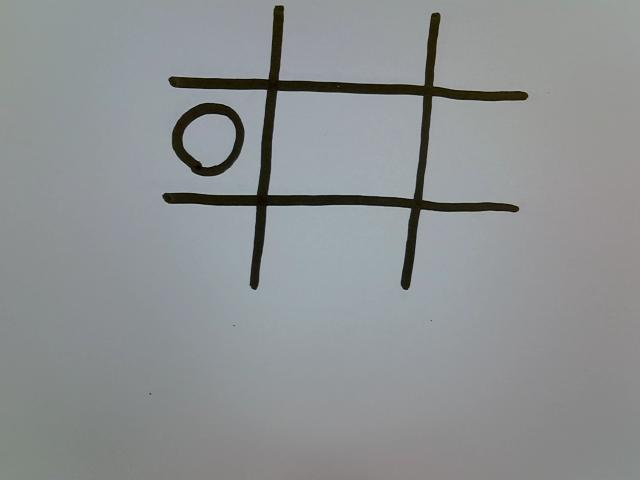
%> input picture testing_new_process/A2_testing11.jpg, 640 x 480 px
$ octave --eval "result = A2_imageProcess('A2_testing11.jpg');"   (GNU Octave 9; MATLAB toolbox functions it lacks are replaced by stand-ins)
%> lines starting %> are read from the running program, lines starting %| are printed output that depends on the picture; in (x1, y1, x2, y2) boxes, pixels count from 0 and x2, y2 are one past the last pixel; in counts of white or black regions, pixels touching at a corner belong together; the program's own positions count from 1
function finalImg = A2_imageProcess(imagePath)
%> called with imagePath = 'A2_testing11.jpg'
    % Read the image
    img = imread(imagePath);
%> img is the input picture: size 480x640x3 uint8; mean R, G, B 141.6, 145, 146.5

    % Step 1: Convert to grayscale
    grayImg = rgb2gray(img);

    % Step 2: Apply thresholding to isolate dark lines
    threshold = 0.32; % Adjust this value as needed
    bwImg = imbinarize(grayImg, threshold);
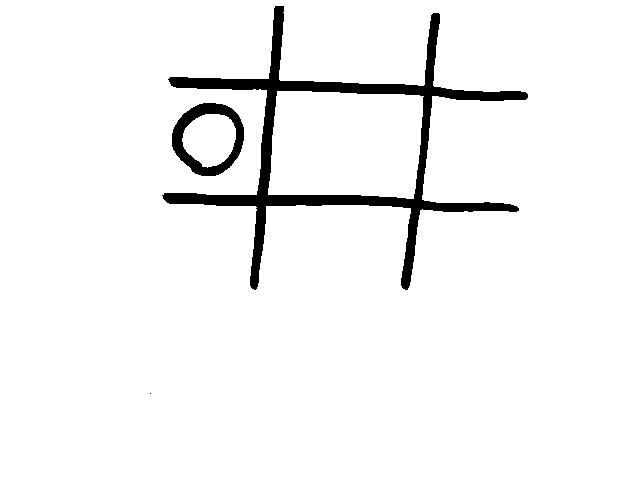
%> bwImg: size 480x640 logical; 95.5% white; 3 black regions (1 under 20 px), largest, box (x1, y1, x2, y2) and area: (162, 6, 528, 290) 11797, (172, 103, 244, 176) 1889
    bwImg = ~bwImg; % Invert to make lines white on black

    % Step 3: Remove noise
    cleanedImg = bwareaopen(bwImg, 20); % Remove small objects (e.g., noise)

    % Step 4: Smooth the lines
    % Gaussian filtering to smooth pixelated edges
    smoothedImg = imgaussfilt(double(cleanedImg), 1.2); % Gaussian blur with sigma=1.5
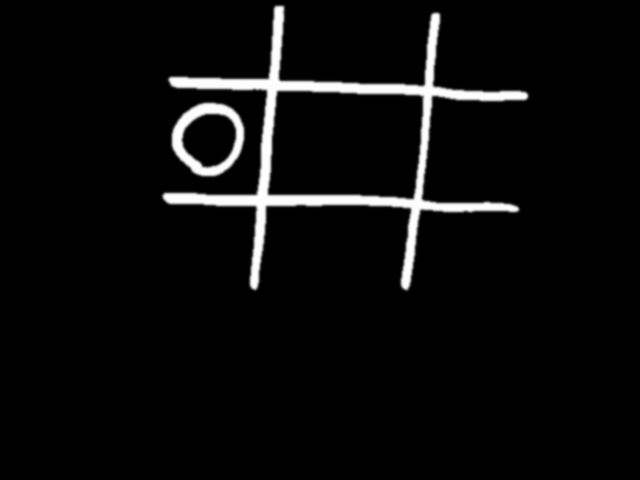
%> smoothedImg: size 480x640 double; min 0, max 1, mean 0.0446

    % Re-threshold to make edges crisp again
    smoothedImg = smoothedImg > 0.65; % Convert back to binary
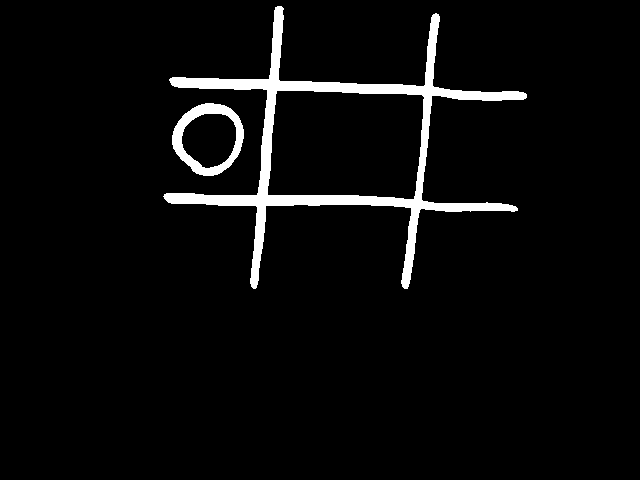
%> smoothedImg: size 480x640 logical; 4.3% white; 2 white regions, box (x1, y1, x2, y2) and area: (163, 6, 527, 289) 11407, (172, 103, 244, 176) 1722

    % Step 5: Make the lines skinnier
    se = strel('disk', 4); % Structuring element (disk-shaped)
    skinnyLines = imerode(smoothedImg, se); % Morphological erosion
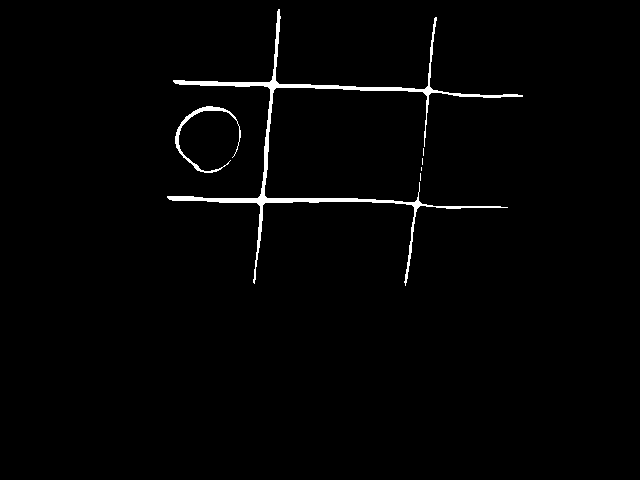
%> skinnyLines: size 480x640 logical; 1.5% white; 6 white regions (4 under 20 px), largest, box (x1, y1, x2, y2) and area: (167, 9, 523, 286) 3969, (175, 106, 241, 173) 508

    % Final cleaning for small artifacts
    finalImg = bwareaopen(skinnyLines, 20); % Remove small noise again

    % Convert the final binary image to uint8 format (compatible with imadjust)
    finalImg = uint8(finalImg) * 255; % Convert to uint8 (white = 255, black = 0)
end

$ run again, on testing_new_process/A2_testing14.jpg
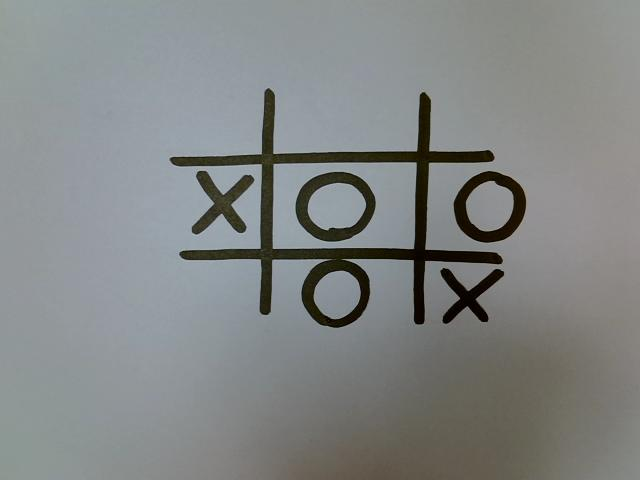
%> input picture testing_new_process/A2_testing14.jpg, 640 x 480 px
%> in A2_imageProcess, img is the input picture: size 480x640x3 uint8; mean R, G, B 130.8, 134, 133.6
%> in A2_imageProcess, `bwImg = imbinarize(grayImg, threshold);`:
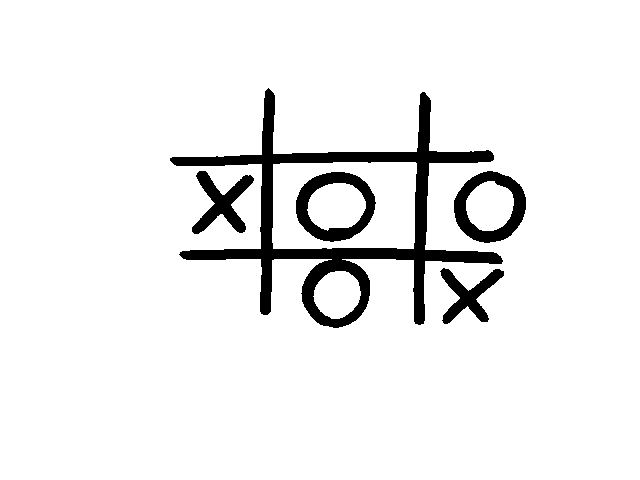
%> bwImg: size 480x640 logical; 93.3% white; 5 black regions, box (x1, y1, x2, y2) and area: (170, 88, 503, 328) 13183, (296, 172, 376, 242) 2184, (454, 171, 526, 243) 2143, (192, 171, 254, 234) 1585, (440, 268, 504, 324) 1370
%> in A2_imageProcess, `skinnyLines = imerode(smoothedImg, se);`:
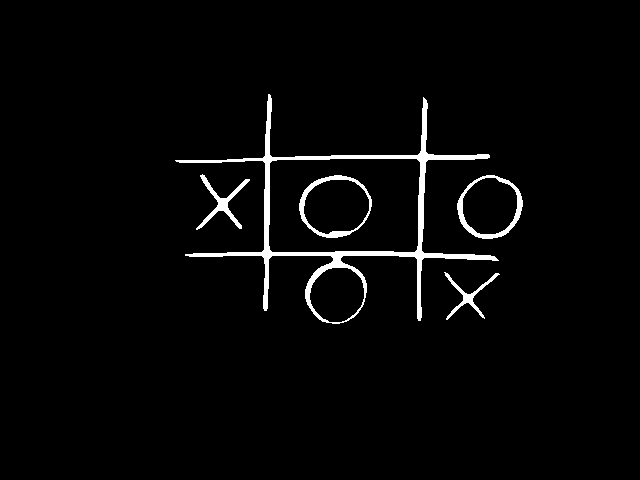
%> skinnyLines: size 480x640 logical; 2.7% white; 5 white regions, box (x1, y1, x2, y2) and area: (175, 94, 499, 324) 5530, (457, 175, 523, 239) 817, (299, 175, 372, 238) 777, (196, 174, 250, 230) 604, (444, 272, 500, 320) 444

$ run again, on testing_new_process/A2_testing16.jpg
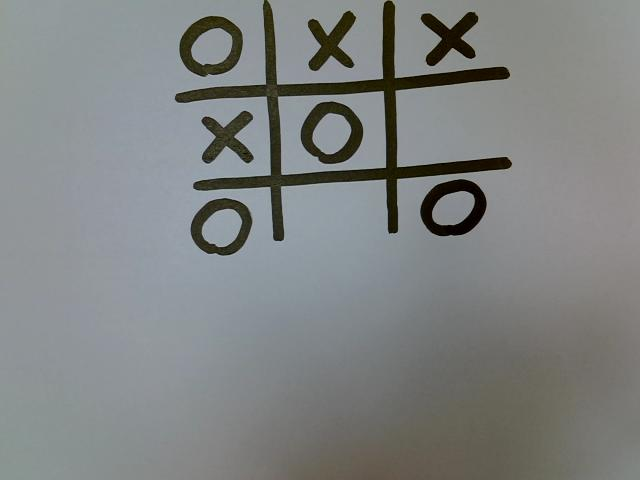
%> input picture testing_new_process/A2_testing16.jpg, 640 x 480 px
%> in A2_imageProcess, img is the input picture: size 480x640x3 uint8; mean R, G, B 127.9, 130.9, 130.5
%> in A2_imageProcess, `bwImg = imbinarize(grayImg, threshold);`:
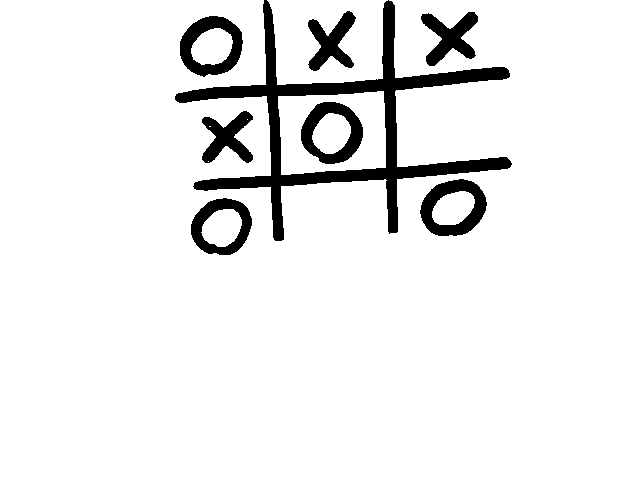
%> bwImg: size 480x640 logical; 92.4% white; 8 black regions, largest, box (x1, y1, x2, y2) and area: (175, 0, 512, 241) 12031, (420, 179, 487, 236) 1837, (180, 16, 243, 77) 1799
%> in A2_imageProcess, `skinnyLines = imerode(smoothedImg, se);`:
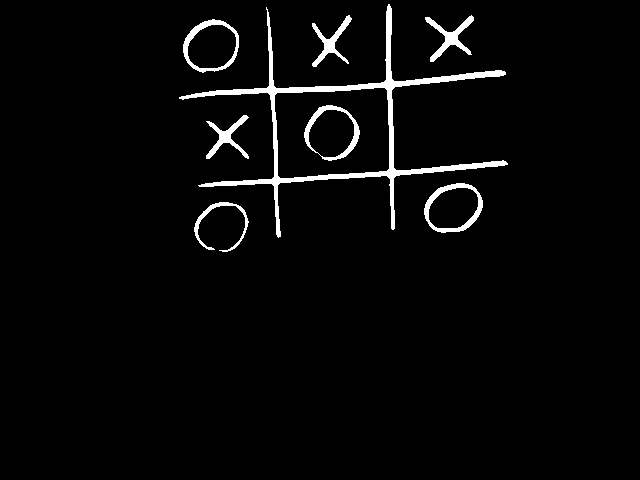
%> skinnyLines: size 480x640 logical; 3.1% white; 8 white regions, largest, box (x1, y1, x2, y2) and area: (179, 4, 508, 238) 5255, (424, 183, 483, 233) 734, (183, 19, 239, 73) 681
